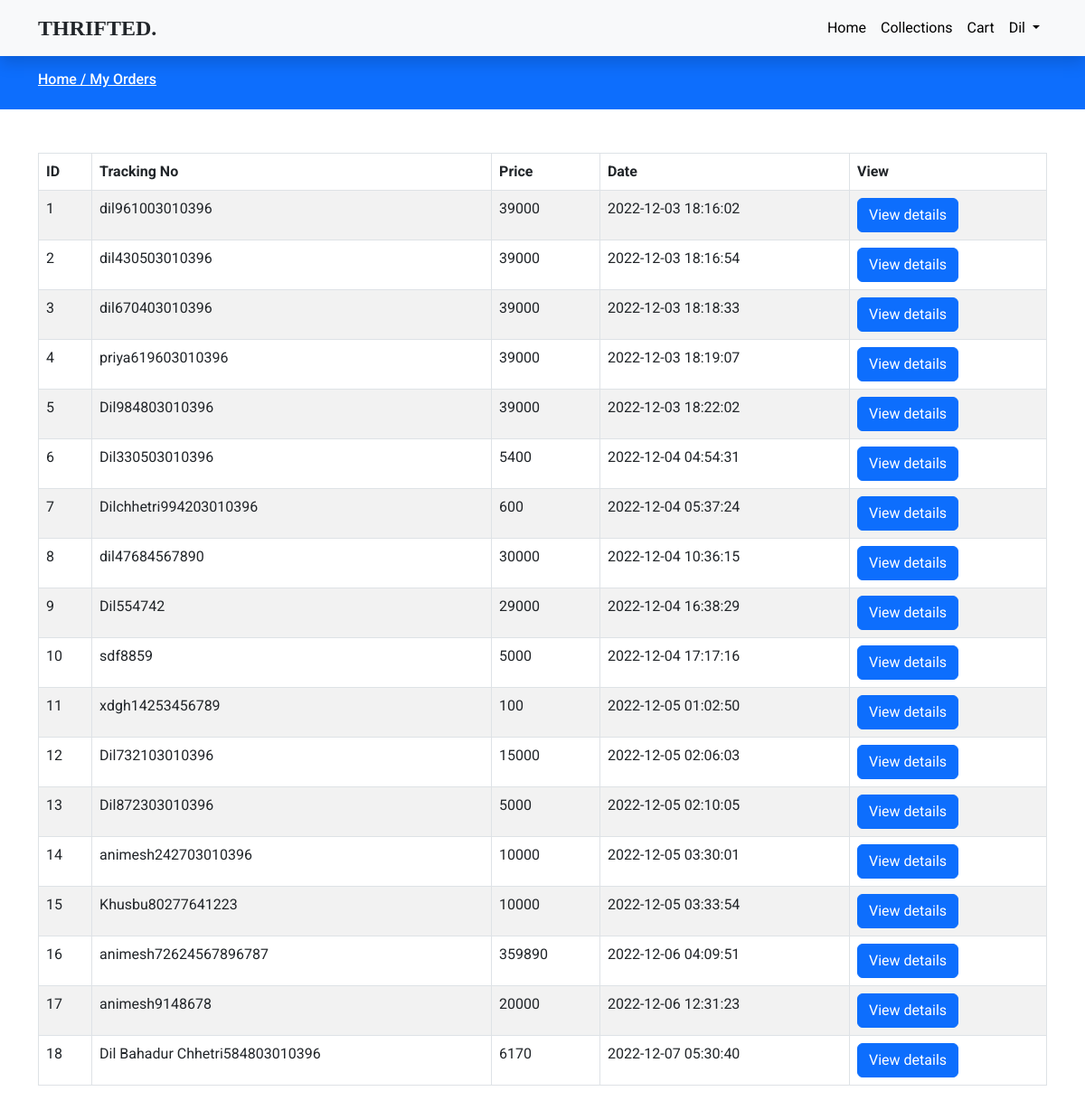
The app's page /my-order.php (signed in) with its own data.
### tables this page shows
CREATE TABLE `orders` (
  `id` int(11) NOT NULL,
  `tracking_no` varchar(255) NOT NULL,
  `user_id` int(191) NOT NULL,
  `name` varchar(255) NOT NULL,
  `email` varchar(255) NOT NULL,
  `phone` varchar(255) NOT NULL,
  `address` mediumtext NOT NULL,
  `pincode` int(191) NOT NULL,
  `total_price` int(191) NOT NULL,
  `payment_mode` varchar(191) NOT NULL,
  `payment_id` varchar(191) DEFAULT NULL,
  `status` tinyint(4) NOT NULL DEFAULT 0,
  `comments` varchar(255) DEFAULT NULL,
  `created_at` timestamp NOT NULL DEFAULT current_timestamp()
);

### functions/userfunctions.php (called while the page is built, shortened)
<?php
include('config/dbcon.php');
function getOrders(){
  global $con;
  $userId = $_SESSION['auth_user']['user_id'];
  $query = "SELECT * FROM orders WHERE user_id = '$userId'";
  return $query_run = mysqli_query($con, $query);
}
?>

### my-order.php (the view, shortened to what this page needs)
<?php
include('functions/userfunctions.php');
include('includes/header.php');
?>
     <div class="py-3 bg-primary">
        <div class="container">
            <h6 class="text-white">
                <a class="text-white" href="index.php">
                Home /
                </a>
                <a class="text-white" href="my-order.php">My Orders</a>
             </h6>
        </div>
    </div>
    <div class="py-5">
        <div class="container">
            <div class="">
                <div class="row">
                    <div class="col-md-12">
                        <table class="table table-bordered table-striped">
                            <thead>
                                <tr>
                                    <th>ID</th>
                                    <th>Tracking No</th>
                                    <th>Price</th>
                                    <th>Date</th>
                                    <th>View</th>
                                </tr>
                            </thead>
                            <tbody>
                                <?php
                                    $orders = getOrders();
                                    if(mysqli_num_rows($orders) > 0)
                                    {
                                        foreach($orders as $item)
                                        { ?>
                                            <tr>
                                                 <td><?= $item['id']?></td>
                                                 <td><?= $item['tracking_no']?></td>
                                                 <td><?= $item['total_price']?></td>
                                                 <td><?= $item['created_at']?></td>
                                                 <td>
                                                    <a href="view-order.php?t=<?= $item['tracking_no']?>" class="btn btn-primary">View details</a>
                                                </td>
                                            </tr>
                                      <?php  }
                                    }
                                    else
                                    { ?>
                                      <tr>
                                            <td colspan="5">No orders</td>
                                      </tr>
                                  <?php  }
                                ?>
                            </tbody>
                        </table>
                    </div>
                </div>
            </div>
        </div>
    </div>
<?php include('includes/footer.php')   ?>

### includes/header.php (shortened to what this page needs)
<!doctype html>
<html lang="en">
  <head>
    <link href="assets/css/bootstrap.min.css" rel="stylesheet">
    <link rel="stylesheet" href="assets/css/custom.css">
    <link rel="stylesheet" href="assets/css/owl.theme.default.min.css">
    <link rel="stylesheet" href="assets/css/owl.carousel.min.css">
    <link rel="stylesheet" href="https://cdnjs.cloudflare.com/ajax/libs/font-awesome/4.7.0/css/font-awesome.min.css">
    <link rel="stylesheet" href="https://cdnjs.cloudflare.com/ajax/libs/font-awesome/6.2.1/css/all.min.css" />
    <link rel="stylesheet" href="//cdn.jsdelivr.net/npm/alertifyjs@1.13.1/build/css/alertify.min.css"/>
    <link rel="stylesheet" href="//cdn.jsdelivr.net/npm/alertifyjs@1.13.1/build/css/themes/bootstrap.min.css"/>
  </head>
  <body>
    <?php  include('navbar.php'); ?>

### includes/navbar.php (shortened to what this page needs)
<nav class="navbar navbar-expand-lg navbar-dark sticky-top bg-light shadow">
  <div class="container col-md-12">
    <a style="font-family:fantasy; "  class="navbar-brand text-dark fw-bold fs-4" href="index.php">THRIFTED.</a>
    <div class="collapse navbar-collapse" id="navbarNavDropdown">
      <ul class="navbar-nav ms-auto">
        <li class="nav-item">
          <a class="nav-link text-black  " aria-current="page" href="index.php">Home</a>
        </li>
        <li class="nav-item">
          <a class="nav-link text-black" href="categories.php">Collections</a>
        </li>
        <li class="nav-item">
          <a class="nav-link text-black " href="cart.php">Cart</a>
        </li>
        <?php if(isset($_SESSION['auth'])) { ?>
            <li class="nav-item dropdown">
            <a class="nav-link text-black dropdown-toggle" href="#" role="button" data-bs-toggle="dropdown" aria-expanded="false">
            <?= $_SESSION['auth_user']['name'];?>
            </a>
            </li>
                <?php  }
                ?>
      </ul>
    </div>
  </div>
</nav>

### includes/footer.php (shortened to what this page needs)
  </body>
</html>

### assets/css/custom.css (style rules this page uses)
* { font-family: 'Roboto', sans-serif; }
a { text-decoration: none; }

### records on screen
orders: id "1", tracking_no "dil961003010396", total_price "39000", created_at "2022-12-03 18:16:02"
orders: id "2", tracking_no "dil430503010396", total_price "39000", created_at "2022-12-03 18:16:54"
orders: id "3", tracking_no "dil670403010396", total_price "39000", created_at "2022-12-03 18:18:33"
orders: id "4", tracking_no "priya619603010396", total_price "39000", created_at "2022-12-03 18:19:07"
orders: id "5", tracking_no "Dil984803010396", total_price "39000", created_at "2022-12-03 18:22:02"
orders: id "6", tracking_no "Dil330503010396", total_price "5400", created_at "2022-12-04 04:54:31"
orders: id "7", tracking_no "Dilchhetri994203010396", total_price "600", created_at "2022-12-04 05:37:24"
orders: id "8", tracking_no "dil47684567890", total_price "30000", created_at "2022-12-04 10:36:15"
orders: id "9", tracking_no "Dil554742", total_price "29000", created_at "2022-12-04 16:38:29"
orders: id "10", tracking_no "sdf8859", total_price "5000", created_at "2022-12-04 17:17:16"
orders: id "11", tracking_no "xdgh14253456789", total_price "100", created_at "2022-12-05 01:02:50"
orders: id "12", tracking_no "Dil732103010396", total_price "15000", created_at "2022-12-05 02:06:03"
orders: id "13", tracking_no "Dil872303010396", total_price "5000", created_at "2022-12-05 02:10:05"
orders: id "14", tracking_no "animesh242703010396", total_price "10000", created_at "2022-12-05 03:30:01"
orders: id "15", tracking_no "Khusbu80277641223", total_price "10000", created_at "2022-12-05 03:33:54"
orders: id "16", tracking_no "animesh72624567896787", total_price "359890", created_at "2022-12-06 04:09:51"
orders: id "17", tracking_no "animesh9148678", total_price "20000", created_at "2022-12-06 12:31:23"
orders: id "18", tracking_no "Dil Bahadur Chhetri584803010396", total_price "6170", created_at "2022-12-07 05:30:40"

### other values on screen
$_SESSION['auth_user']['name'] "Dil"
